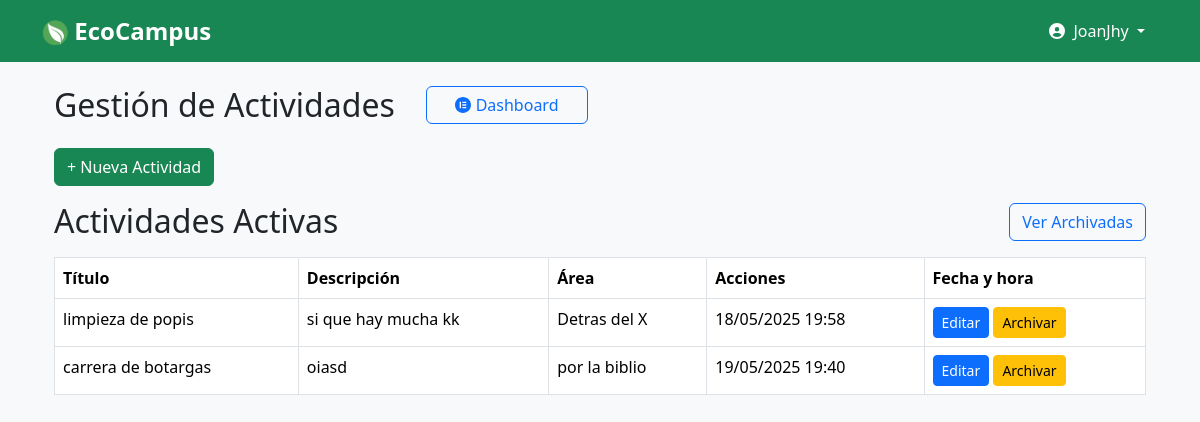
/admin/actividades (signed in), run on the app's committed database.
### backend/models.py (models this page shows)
class Actividad(db.Model):
    id = db.Column(db.Integer, primary_key=True)
    titulo = db.Column(db.String(100), nullable=False)
    descripcion = db.Column(db.String(200))
    area = db.Column(db.String(100))
    fecha_hora_inicio = db.Column(db.DateTime, nullable=False, default=datetime.utcnow)
    archivada = db.Column(db.Boolean, default=False)

### backend/routes.py (the view)
    @app.route('/admin/actividades')
    @admin_required
    def admin_actividades():
        archivar_actividades_pasadas()  # Reutilizamos la función
        mostrar_archivadas = request.args.get('archivadas') == '1'
        actividades = Actividad.query.filter_by(
            archivada=mostrar_archivadas
        ).order_by(Actividad.fecha_hora_inicio.asc()).all()
        return render_template('admin/actividades.html', actividades=actividades, mostrar_archivadas=mostrar_archivadas)

### frontend/templates/admin/actividades.html
{% extends 'layout.html' %}
{% block content %}
<div class="container mt-4">
    <div class="row mt-4">
        <div class="col-sm-4">
            <h2 class="mb-4">Gestión de Actividades</h2>
        </div>
        <div class="col-sm-2">
            <a href="{{ url_for('admin_dashboard') }}" class="btn btn-outline-primary w-100">
            <i class="fab fa-elementor"></i> Dashboard
            </a>
        </div>
    </div>
    <a href="{{ url_for('crear_actividad') }}" class="btn btn-success mb-3">+ Nueva Actividad</a>
    <div class="d-flex justify-content-between align-items-center mb-3">
        <h2 class="mb-0">
            {% if mostrar_archivadas %}
            Actividades Archivadas
            {% else %}
            Actividades Activas
            {% endif %}
        </h2>
        <a href="{{ url_for('admin_actividades', archivadas='0' if mostrar_archivadas else '1') }}" class="btn btn-outline-primary">
            {% if mostrar_archivadas %}
            Ver Activas
            {% else %}
            Ver Archivadas
            {% endif %}
        </a>
    </div>
    <table class="table table-bordered">
        <thead>
        <tr>
            <th>Título</th>
            <th>Descripción</th>
            <th>Área</th>
            <th>Acciones</th>
            <th>Fecha y hora</th>
        </tr>
        </thead>
        <tbody>
        {% for actividad in actividades %}
        <tr>
            <td>{{ actividad.titulo }}</td>
            <td>{{ actividad.descripcion }}</td>
            <td>{{ actividad.area }}</td>
            <td>{{ actividad.fecha_hora_inicio.strftime('%d/%m/%Y %H:%M') }}</td>
            <td>
                <a href="{{ url_for('editar_actividad', id=actividad.id) }}" class="btn btn-sm btn-primary">
                    Editar
                </a>
                <form method="POST" action="{{ url_for('archivar_actividad', id=actividad.id) }}" class="d-inline">
                    {% if not actividad.archivada %}
                    <button type="submit" class="btn btn-sm btn-warning">
                        Archivar
                    </button>
                    {% else %}
                    <button type="submit" class="btn btn-sm btn-info">
                        Desarchivar
                    </button>
                    {% endif %}
                </form>
            </td>
        </tr>
        {% endfor %}
        </tbody>
    </table>
</div>
{% endblock %}

### frontend/static/css/main.css (style rules this page uses)
body { font-family: 'Segoe UI', Tahoma, Geneva, Verdana, sans-serif; }

### data on the page
Actividad: titulo "limpieza de popis", descripcion "si que hay mucha kk", area "Detras del X", fecha_hora_inicio "18/05/2025 19:58", archivada "Archivar"
Actividad: titulo "carrera de botargas", descripcion "oiasd", area "por la biblio", fecha_hora_inicio "19/05/2025 19:40", archivada "Archivar"

### other printed values
{{ session['usuario_nombre'] }} "JoanJhy"
